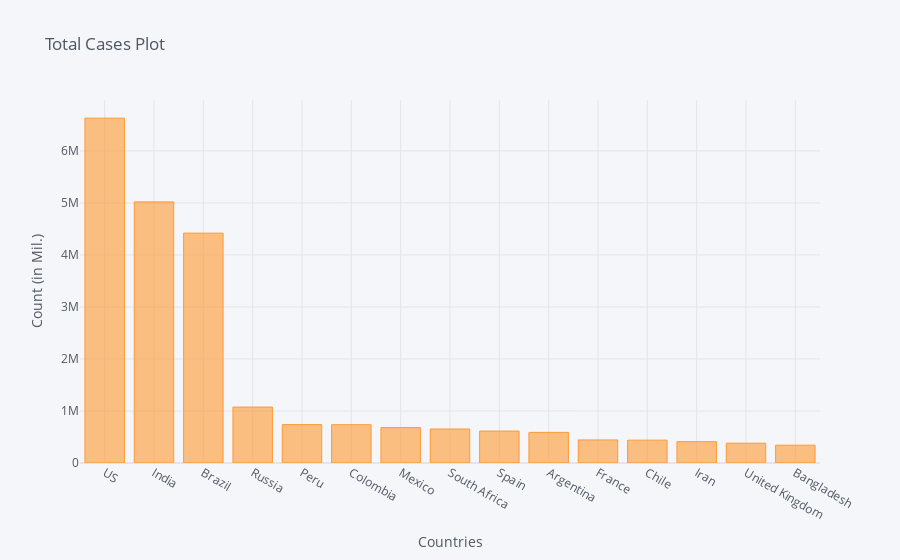

The notebook cell this image was saved under:
### Code cell
corona_dframe_agg_plot.iplot(kind='bar', x='Country/Region', y='9/16/20',
                             title='Total Cases Plot',xTitle='Countries',yTitle='Count (in Mil.)')

### Figure 1 — Plotly figure (JSON) as saved in the notebook; plotly's stock layout.template omitted (floating-point values rounded to 4 significant figures)
{"data": [{"marker": {"color": "rgba(255, 153, 51, 0.6)", "line": {"color": "rgba(255, 153, 51, 1.0)", "width": 1}}, "name": "9/16/20", "orientation": "v", "text": "", "type": "bar", "x": ["US", "India", "Brazil", "Russia", "Peru", "Colombia", "Mexico", "South Africa", "Spain", "Argentina", "France", "Chile", "Iran", "United Kingdom", "Bangladesh"], "y": [6630051, 5020359, 4419083, 1075485, 738020, 736377, 680931, 653444, 614360, 589012, 443869, 439287, 410334, 380677, 342671]}], "layout": {"legend": {"bgcolor": "#F5F6F9", "font": {"color": "#4D5663"}}, "paper_bgcolor": "#F5F6F9", "plot_bgcolor": "#F5F6F9", "title": {"font": {"color": "#4D5663"}, "text": "Total Cases Plot"}, "xaxis": {"gridcolor": "#E1E5ED", "showgrid": true, "tickfont": {"color": "#4D5663"}, "title": {"font": {"color": "#4D5663"}, "text": "Countries"}, "zerolinecolor": "#E1E5ED"}, "yaxis": {"gridcolor": "#E1E5ED", "showgrid": true, "tickfont": {"color": "#4D5663"}, "title": {"font": {"color": "#4D5663"}, "text": "Count (in Mil.)"}, "zerolinecolor": "#E1E5ED"}}}
